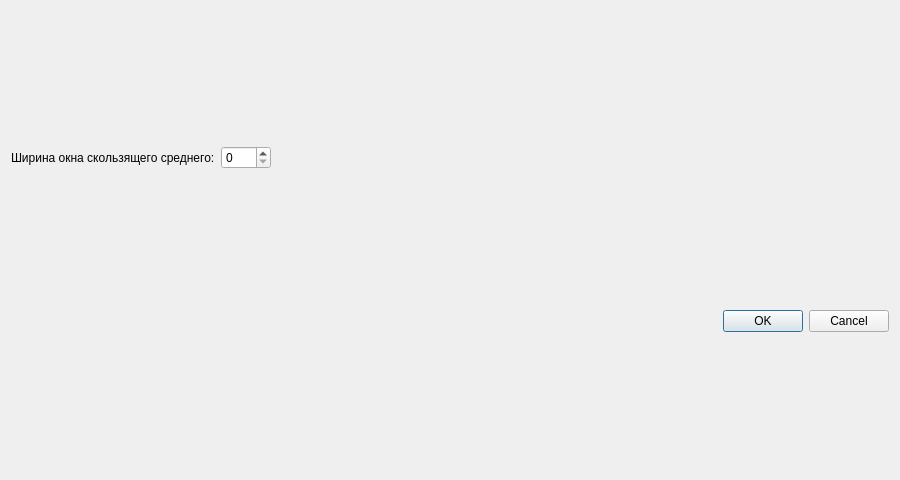
<?xml version="1.0" encoding="UTF-8"?>
<ui version="4.0">
 <class>Dialog</class>
 <widget class="QDialog" name="Dialog">
  <property name="geometry">
   <rect>
    <x>0</x>
    <y>0</y>
    <width>900</width>
    <height>480</height>
   </rect>
  </property>
  <property name="windowTitle">
   <string>Фильтрация</string>
  </property>
  <property name="windowIcon">
   <iconset resource="resources.qrc">
    <normaloff>:/filter.png</normaloff>:/filter.png</iconset>
  </property>
  <layout class="QGridLayout" name="gridLayout">
   <item row="0" column="1">
    <widget class="QSpinBox" name="spinBox">
     <property name="maximumSize">
      <size>
       <width>50</width>
       <height>16777215</height>
      </size>
     </property>
     <property name="maximum">
      <number>200</number>
     </property>
    </widget>
   </item>
   <item row="2" column="1">
    <widget class="QDialogButtonBox" name="button_box">
     <property name="orientation">
      <enum>Qt::Horizontal</enum>
     </property>
     <property name="standardButtons">
      <set>QDialogButtonBox::Cancel|QDialogButtonBox::Ok</set>
     </property>
    </widget>
   </item>
   <item row="0" column="0">
    <widget class="QLabel" name="label">
     <property name="text">
      <string>Ширина окна скользящего среднего:</string>
     </property>
    </widget>
   </item>
   <item row="1" column="0" colspan="2">
    <layout class="QVBoxLayout" name="verticalLayout"/>
   </item>
  </layout>
 </widget>
 <resources>
  <include location="resources.qrc"/>
 </resources>
 <connections>
  <connection>
   <sender>button_box</sender>
   <signal>accepted()</signal>
   <receiver>Dialog</receiver>
   <slot>accept()</slot>
   <hints>
    <hint type="sourcelabel">
     <x>248</x>
     <y>254</y>
    </hint>
    <hint type="destinationlabel">
     <x>157</x>
     <y>274</y>
    </hint>
   </hints>
  </connection>
  <connection>
   <sender>button_box</sender>
   <signal>rejected()</signal>
   <receiver>Dialog</receiver>
   <slot>reject()</slot>
   <hints>
    <hint type="sourcelabel">
     <x>316</x>
     <y>260</y>
    </hint>
    <hint type="destinationlabel">
     <x>286</x>
     <y>274</y>
    </hint>
   </hints>
  </connection>
 </connections>
</ui>
